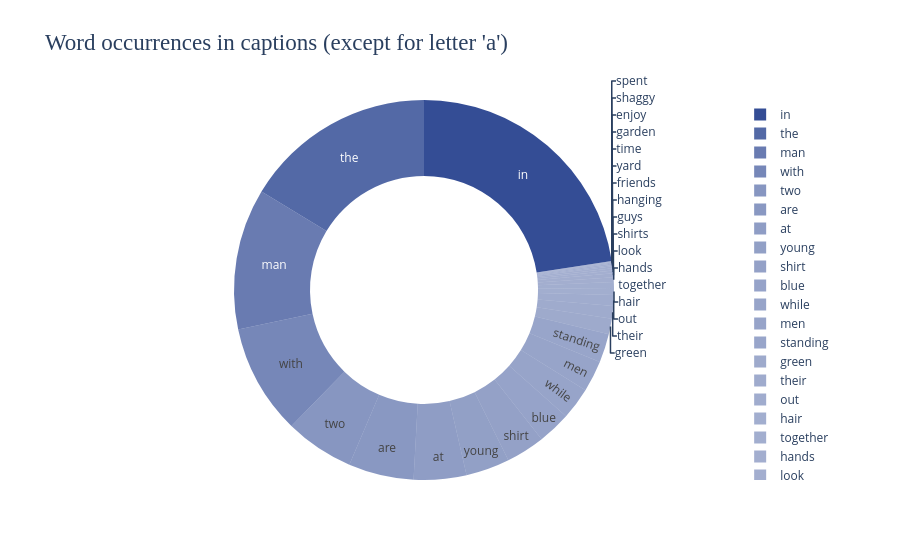

Write notebook code for a chart like this one.
### Code cell
def word_occurrences(data):
    # Combining all sentences into a single string
    all_text = ' '.join(data)
    all_text = all_text.replace('a ', '')
    all_text = all_text.replace('start ', '')
    all_text = all_text.replace('end ', '')
    # Splitting the text into words and count occurrences
    word_counts = Counter(all_text.split())

    words = list(word_counts.keys())[:30]
    values = list(word_counts.values())[:30]

    # Normalize values to be between 0 and 1
    normalized_values = np.array(values) / np.max(values)
    colors = np.array(['rgba(30, 58, 138, {})'.format(0.4 + 0.5 * (value)) for value in normalized_values])

    fig = go.Figure(data=[go.Pie(labels=words, values=values, hole=.6, marker=dict(colors=colors), textinfo='label')])

    fig.update_layout(title_text='Word occurrences in captions (except for letter \'a\')', title_font=dict(size=23, family='Balto'))

    fig.show()
    
word_occurrences(cleaned_captions)

### Figure 1 — Plotly figure (JSON) as saved in the notebook; plotly's stock layout.template omitted (floating-point values rounded to 4 significant figures)
{"data": [{"hole": 0.6, "labels": ["two", "young", "guys", "with", "shaggy", "hair", "look", "at", "their", "hands", "while", "hanging", "out", "in", "the", "yard", "men", "green", "shirts", "are", "standing", "man", "blue", "shirt", "garden", "friends", "enjoy", "time", "spent", "together"], "marker": {"colors": ["rgba(30, 58, 138, 0.5300748299319729)", "rgba(30, 58, 138, 0.4826122448979592)", "rgba(30, 58, 138, 0.40411564625850344)", "rgba(30, 58, 138, 0.6075102040816327)", "rgba(30, 58, 138, 0.4002857142857143)", "rgba(30, 58, 138, 0.4130544217687075)", "rgba(30, 58, 138, 0.40742176870748303)", "rgba(30, 58, 138, 0.4991700680272109)", "rgba(30, 58, 138, 0.4237482993197279)", "rgba(30, 58, 138, 0.4086258503401361)", "rgba(30, 58, 138, 0.46046938775510204)", "rgba(30, 58, 138, 0.4039455782312925)", "rgba(30, 58, 138, 0.4202517006802721)", "rgba(30, 58, 138, 0.9)", "rgba(30, 58, 138, 0.7621224489795919)", "rgba(30, 58, 138, 0.40245578231292517)", "rgba(30, 58, 138, 0.45879591836734696)", "rgba(30, 58, 138, 0.42953061224489797)", "rgba(30, 58, 138, 0.40517687074829933)", "rgba(30, 58, 138, 0.5230816326530613)", "rgba(30, 58, 138, 0.45421768707482996)", "rgba(30, 58, 138, 0.6662108843537415)", "rgba(30, 58, 138, 0.46224489795918366)", "rgba(30, 58, 138, 0.4732312925170068)", "rgba(30, 58, 138, 0.401530612244898)", "rgba(30, 58, 138, 0.40255102040816326)", "rgba(30, 58, 138, 0.4012857142857143)", "rgba(30, 58, 138, 0.4018775510204082)", "rgba(30, 58, 138, 0.40000680272108846)", "rgba(30, 58, 138, 0.41125850340136055)"]}, "textinfo": "label", "type": "pie", "values": [19121, 12144, 605, 30504, 42, 1919, 1091, 14578, 3491, 1268, 8889, 580, 2977, 73500, 53232, 361, 8643, 4341, 761, 18093, 7970, 39133, 9150, 10765, 225, 375, 189, 276, 1, 1655]}], "layout": {"autosize": true, "title": {"font": {"family": "Balto", "size": 23}, "text": "Word occurrences in captions (except for letter 'a')"}}}
